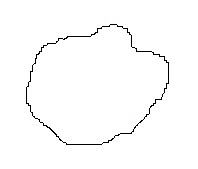
#> input picture images/benignos_contornos/008N1BC2_ROI.jpg, 198 x 169 px; its folder holds only this picture in this run
$ python __main__.py   (older library calls are emulated)
#> lines starting #> are read from the running program, lines starting #| are printed output that depends on the picture; after the words box and inside, x2 and y2 are one past the last pixel; in counts of white or black regions, pixels touching at a corner belong together
### src/img_loader.py
import cv2
import numpy as np
from numpy.linalg import norm


def load_img(name):
    img = cv2.imread(name)
#> img is the input picture: shape (169, 198, 3); min 0, max 255, mean 251.2
    # img = cv2.resize(img, None, fx=0.5, fy=0.5, interpolation=cv2.INTER_CUBIC)
    img_gray = cv2.cvtColor(img, cv2.COLOR_BGR2GRAY)
    return img, img_gray


def create_clear_canvas(img):
    canvas = np.ones(img.shape, np.uint8)
    return canvas


def pre_process(img_gray):
    # dependendo da imagem modificar os valores de thresh e maxval, para as imagens do Ricardo 20, 255
    ret, thresh = cv2.threshold(img_gray, 20, 255,
                                cv2.THRESH_BINARY)
    contours = cv2.findContours(thresh, cv2.RETR_TREE, cv2.CHAIN_APPROX_NONE)
    return contours


def max_area_contour(contours):
    cnt = contours[0]
    max_area = cv2.contourArea(cnt)

    for cont in contours:
        if cv2.contourArea(cont) > max_area:
            cnt = cont
            max_area = cv2.contourArea(cont)
    return cnt


def make_1d_contour(contour):
    # get Moment of contour: https://docs.opencv.org/3.1.0/dd/d49/tutorial_py_contour_features.html
    M = cv2.moments(contour)

    if M['m00'] == 0:  # i think this is wrong
        M['m00'] = 1

    c_x = int(M['m10'] / M['m00'])
    c_y = int(M['m01'] / M['m00'])
    centroid = [c_x, c_y]
    # x, y, w, h = cv2.boundingRect(np.array(contour))
    # centroid = [x, y]
    return np.array([[norm(contour[i] - centroid)] for i in range(len(contour))])

### src/polygon.py
import cv2
import numpy as np
from numpy.linalg import norm
from math import acos


def poly_model(poly, epsilon):
    cnt = cv2.approxPolyDP(poly, epsilon, closed=True)
    return cnt


def reduce_poly(pl, num):
    poly = pl
    numv = poly.shape[0]
    imp = np.zeros(numv)

    for v in range(0, imp.shape[0], 1):
        imp[v] = vertex_importance(v, poly, numv)

    while numv > num:
        i = np.argmin(imp)

        if i < numv:
            if np.array_equal(poly[(i - 1) % poly.shape[0]], poly[(i + 1) % poly.shape[0]]):
                poly = np.delete(poly, i - 1, 0)
                imp = np.delete(imp, i - 1)
                numv = numv - 1

            poly = np.delete(poly, i, 0)
            imp = np.delete(imp, i)
            vp = i % poly.shape[0]

        else:
            vp = 0
        numv = numv - 1

        vm = (i - 1) % numv

        imp[vp] = vertex_importance(vp, poly, numv)
        imp[vm] = vertex_importance(vm, poly, numv)

    return poly


def vertex_importance(v, poly, numv):
    vp = (v + 1) % numv
    vm = (v - 1) % numv

    dir1 = poly[v] - poly[vm]
    dir2 = poly[vp] - poly[v]
    len1 = norm(dir1)
    len2 = norm(dir2)

    len1len2 = len1 * len2
    return abs(acos(np.dot(dir1, dir2) / round(len1len2))) * len1len2

### src/fractal.py
import numpy as np
import scipy
import cv2
import random
from math import sqrt, inf
from numpy.linalg import norm
from matplotlib import pyplot as plt


def fractal_dimension_boxcount(z, threshold=120):
    # Only for 2d image
    assert (len(z.shape) == 2)

    # From https://github.com/rougier/numpy-100 (#87)
    def boxcount(z, k):
        s = np.add.reduceat(
            np.add.reduceat(z, np.arange(0, z.shape[0], k), axis=0),
            np.arange(0, z.shape[1], k), axis=1)

        # We count non-empty (0) and non-full boxes (k*k)
        return len(np.where((s > 0))[0])

    # Transform Z into a binary array
    z = (z > threshold)

    # Minimal dimension of image
    p = min(z.shape)

    # Greatest power of 2 less than or equal to p
    # Extract the exponent
    n = int(np.floor(np.log(p) / np.log(2)))

    # Build successive box sizes (from 2**n down to 2**1)
    sizes = 2 ** np.arange(n, 1, -1)

    # Actual box counting with decreasing size
    counts = []
    for size in sizes:
        counts.append(boxcount(z, size))

    # Fit the successive log(sizes) with log (counts)
    coeffs = np.polyfit(np.log(sizes), np.log(counts), 1)
    # plt.plot(np.log(counts), np.log(sizes))
    # plt.show()
    return -coeffs[0]


def ruler_fractal_dimension(contour):
    # https://stackoverflow.com/questions/37041008/python-boundingrect-with-list-of-points
    contour = np.squeeze(contour)  # removes unwanted empty dimensions from array
    contour = normalize_contour(contour)

    steps = []
    perimeters = []

    step_len = 0.5
    # step_len = 0.050
    for i in range(0, 7):
        perimeter = 0
        step_sizes = 0
        for j in range(0, 50):
            new_perim, actual_step_size = ruler_method(contour, step_len)
            if new_perim == -1:
                break
            perimeter += new_perim
            step_sizes += actual_step_size
        if perimeter <= 0:
            break

        # print('step_len: ', step_sizes / 50, ' perimeter: ', perimeter / 50)
        steps.append(step_sizes / 50)
        perimeters.append(perimeter / 50)
        step_len = step_len / 2
        # step_len += 0.025

    coeffs = np.polyfit(np.log(steps), np.log(perimeters), 1)
    # [5 lines of commented-out code are left out]
    return 1 - coeffs[0]


def ruler_method(contour, step_len):
    contour = shuffle_contour(contour)
    start = contour[0]
    perimeter = 0
    i = 0
    steps = 0
    while i < len(contour):
        distance = norm(start - contour[i])
        if distance > step_len:
            distance2 = norm(start - contour[i - 1])
            if abs(distance - step_len) < abs(distance2 - step_len):  # current point is closest to step_len
                perimeter += distance
                start = contour[i]
                i += 1  # start looking at next point
            else:  # last point was closest to step_len, evaluate current point again
                perimeter += distance2
                # if step_len is smaller than the distance between start and the next point the walk wont proceed
                if np.all(start - contour[i - 1] == 0):
                    print('step_len is too small')
                    return -1, -1
                start = contour[i - 1]
            steps += 1
            continue  # skip the "i += 1" line
        i += 1
    perimeter += norm(start - contour[i - 1])  # adds the unfinished line to perimeter

    return perimeter, perimeter/steps


def shuffle_contour(contour):
    start = random.randrange(0, len(contour))
    begin = contour[0: start - 1]
    end = contour[start - 1: len(contour)]
    contour = np.vstack((end, begin))
    return contour


def normalize_contour(contour):
    new_canvas = np.zeros(contour.shape)  # canvas that stores the float result, because contour's dtype is uint8
    max_x = 0
    max_y = 0
    min_x = inf
    min_y = inf

    for pixel in contour:
        if pixel[0] > max_x:
            max_x = pixel[0]
        if pixel[1] > max_y:
            max_y = pixel[1]
        if pixel[0] < min_x:
            min_x = pixel[0]
        if pixel[1] < min_y:
            min_y = pixel[1]

    x_amplitude = max_x - min_x
    y_amplitude = max_y - min_y
    # print("x_amplitude:", x_amplitude, "y_amplitude:", y_amplitude)
    amplitude = float(max(x_amplitude, y_amplitude))

    for i in range(len(contour)):
        # print("pixel[0]:", contour[i][0], "pixel[1]:", contour[i][1])
        new_x = (contour[i][0] - min_x) / amplitude
        new_y = (contour[i][1] - min_y) / amplitude
        new_canvas[i] = [new_x, new_y]

    return new_canvas


# [54 lines of commented-out code are left out]

### src/segments.py
import cv2
import numpy as np
from math import sqrt
from math import cos


class Segment:
    def __init__(self, segment_id, x_initial, y_initial, x_final, y_final, x_mid_point, y_mid_point, length):
        self.segment_id = segment_id
        self.x_initial = x_initial
        self.y_initial = y_initial
        self.x_final = x_final
        self.y_final = y_final
        self.x_mid_point = x_mid_point
        self.y_mid_point = y_mid_point
        self.length = length


def get_angle(p0, p1, p2):
    """ compute angle (in degrees) for p0p1p2 corner
    Inputs:
        p0,p1,p2 - points in the form of [x,y]
    """

    v0 = np.array(p0) - np.array(p1)
    v1 = np.array(p2) - np.array(p1)

    angle = np.math.atan2(np.linalg.det([v0, v1]), np.dot(v0, v1))
    return angle  # retorna o anglo em radianos


def get_segments(poly):
    # cria uma lista de pontos com o ponto médio de cada segmento
    i = 0
    segments = []
    total_length_mass = 0
    while i < len(poly) - 1:
        segment_id = i
        x_initial = poly[i, 0, 0]
        y_initial = poly[i, 0, 1]
        x_final = poly[(i + 1), 0, 0]
        y_final = poly[(i + 1), 0, 1]
        x_mid_point = int((x_initial + x_final) / 2)
        y_mid_point = int((y_initial + y_final) / 2)
        length = int(sqrt((x_final - x_initial) ** 2 + (y_final - y_initial) ** 2))
        total_length_mass += length
        segments.append(Segment(segment_id, x_initial, y_initial, x_final, y_final, x_mid_point, y_mid_point, length))
        i += 1

    # o primeiro e o último ponto da lista de pontos médios são o mesmo ponto. Necessário para poder percorrer o ciclo
    # inteiro de pontos
    segments.append(segments[0])
    return segments


def get_spicules(segments, img, cont):
    n_spicule = 0
    total_length_concave = 0
    i = 0
    spicules = []
    while i < len(segments) - 1:
        # x e y são as coordenadas do ponto médio do segmento que une dois pontos médios pertencentes aos segmentos do nódulo
        x = int((segments[i].x_mid_point + segments[i + 1].x_mid_point) / 2)
        y = int((segments[i].y_mid_point + segments[i + 1].y_mid_point) / 2)
        if img[y, x] == 255:  # se o ponto médio encontrado for branco, significa que está fora do nódulo
            total_length_concave += (segments[i].length + segments[(i + 1) % len(segments)].length) / 2  # talvez tenha que ser /2 length?
            i += 1
        else:
            spicule = [segments[i], segments[(i + 1) % len(segments)]]
            j = i + 1
            while j < len(segments) - 1:
                x_last = int((segments[j].x_mid_point + segments[j + 1].x_mid_point) / 2)
                y_last = int((segments[j].y_mid_point + segments[j + 1].y_mid_point) / 2)

                if img[y_last, x_last] == 255:
                    break
                j += 1
                if segments[j % len(segments)] not in spicule:
                    spicule.append(segments[j % len(segments)])
            spicules.append(spicule)
            i = j
            n_spicule += 1
    return spicules, total_length_concave


def fractional_concavity(concave_len, perimeter):
    return concave_len/perimeter


def spiculation_index(spicules):
    SI = 0
    total_length_spicules = 0
    # print('n_spicule: ', n_spicule, '\n=======')
    for items in spicules:
        index = 0
        all_angles = []
        while index < len(items) - 1:
            segment1 = items[index]
            segment2 = items[index + 1]
            # print('segment: ', segment1.segment_id, ', length: ', segment1.length)
            # print('segment: ', segment2.segment_id, ', length: ', segment2.length)
            p1 = [segment1.x_initial, segment1.y_initial]
            p2 = [segment1.x_final, segment1.y_final]
            p3 = [segment2.x_final, segment2.y_final]
            all_angles.append(get_angle(p1, p2, p3))
            # [5 lines of commented-out code are left out]
            index += 1
        # necessario percorrer novamente para pegar o tamanho total da espícula e o tamanho total de todas as espiculas
        length_spicule = 0
        i = 0
        for item in items:
            if i == 0 or i == len(items) - 1:
                length_spicule += item.length / 2
            i += 1

        total_length_spicules += length_spicule
        mean_all_angles = sum(all_angles) / len(all_angles)
        mean_used_angles = 0
        count = 0
        for angle in all_angles:
            if angle <= mean_all_angles:
                mean_used_angles += angle
                count += 1

        mean_used_angles = mean_used_angles / count
        SI += (1 + cos(mean_used_angles)) * length_spicule

    return SI / total_length_spicules
    # [14 lines of commented-out code are left out]

### src/fourierDescriptor.py
import numpy as np
import cv2
import math
import importlib


# Essa função calcula os descritores de Fourier. Ela não está sendo utilizada no código, pois estou utilizando a função
# que já está implementada no OpenCV. Não usar essa função do jeito que está, pois ao invés de colocar os descritores nos
# locais corretos do vetor, eu coloquei um append, mas deveria ter colocado um Zk[k] = ..., fora isso, ela está funcionando
# corretamente

# [10 lines left out: function myFourierDescriptor, not called in this run]


# Calcula os descritores de fourier normalizados
def normalizeFourierDescriptors(Zn):
    # N é a quantidade de descritores de Fourier em Zn
    (N, m, o) = Zn.shape

    Z0 = Zn.copy()

    # Não tem o -1 no segundo parâmetro do range, pq a função range é exclusiva
    for k in range(round(-N / 2), round(N / 2)):
        if k == 0:
            Z0[k] = 0
        else:
            Z0[k] = Zn[k] / abs(Zn[1])
    return Z0


def fourierFactor(Z0):
    # N é a quantidade de descritores de Fourier em Zn
    (N, m, o) = Z0.shape
    numerador = 0

    # Tem o +1 no segundo parâmetro do range, pq a função range é exclusiva
    for k in range(round(-N / 2 + 1), round(N / 2) + 1):
        if k != 0:
            numerador += abs(Z0[k]) / abs(k)

    denominador = 0

    # Tem o +1 no segundo parâmetro do range, pq a função range é exclusiva
    for k in range(round(-N / 2 + 1), round(N / 2) + 1):
        denominador += abs(Z0[k])

    # calcula o fator de Fourier
    FF = 1 - (numerador / denominador)

    return FF


# [10 lines left out: function max_area_contour, not called in this run]

# img_loader_mod = importlib.import_module('img_loader')
# name = 'C62_97LCROI.jpg'
# multiplier = 0.001
# img_color, img_gray = img_loader_mod.load_img(name)
# canvas = img_loader_mod.create_clear_canvas(img_gray)
# contours = img_loader_mod.pre_process(img_gray)
# cnt = max_area_contour(contours)
#
# perimeter = int(cv2.arcLength(cnt, True))
# epsilon = multiplier * perimeter
# approx = cv2.approxPolyDP(cnt, epsilon, True)

# Array com os pontos do contorno. Estou utilizando apenas 3 pontos, mas o correto é ler do arquivo.

# N vai conter a quantidade de pontos no vetor
# (N, _, n) = cnt.shape
# # reshape necessário para poder utilizar o openCV
# # contornoReshape = contornoOriginal.reshape(N, 1, 2)
# # calcula os descritores de Fourier utilizando a função do openCV
# Zn = cv2.ximgproc.fourierDescriptor(approx)
# print(Zn)
# # calcula dos descritores de Fourier normalizados
# Z0 = normalizeFourierDescriptors(Zn)
# # calcula o Fator de Fourier
# print(fourierFactor(Z0))


# =========================================#
# pontos (x,y) = (12,11), (10,9), (1,2)
# zn = x(n) + j*y(n) para n = 0, 1,..., N-1
# As duas linhas abaixo é para calcular os descritores de fourier utilizando a função que eu criei
# zn = np.array([12 + 11j, 10 + 9j, 1 + 2j])
# Zk = myFourierDescriptor(zn)

### src/compactness.py
import cv2
import math


def compactness(contour):
	area = int(cv2.contourArea(contour))
	perimeter = cv2.arcLength(contour, True)

	comp_norm = 1 - (4*math.pi*area)/(perimeter**2)
	return comp_norm

### src/__main__.py
import cv2
import numpy as np
import glob
import pandas as pd
from matplotlib import pyplot as plt
from matplotlib.figure import Figure
import os

import img_loader
import polygon
import segments
import fourierDescriptor
import fractal
from compactness import compactness
imgs_benign = 'images/benignos_contornos/*.jpg'
imgs_malignant = 'images/malignos_contornos/*.jpg'

diagnosis = []

paths = [imgs_benign, imgs_malignant]
# eps_multipliers = np.linspace(0.001, 0.02, 20)
eps_multipliers = [0.008]
cont = 0
diag = 0

if __name__ == "__main__":
    for mult in eps_multipliers:
        mult = round(mult, 3)
        opencv_feats = {
            "img": [],
            "diag": [],
            "c": [],
            "si": [],
            "fcc": [],
            "ff": [],
            "fdbc2d": [],
            "fdbc1d": [],
            "fdrm2d": [],
            "fdrm1d": []
        }

        for imgs_path in paths:
            for img_name in sorted(glob.glob(imgs_path)):
                img_color, img_gray = img_loader.load_img(img_name)
                img_gray = cv2.bitwise_not(img_gray)
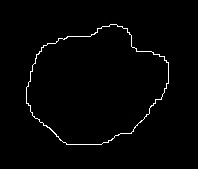
#> img_gray: shape (169, 198); min 0, max 255, mean 3.8
                contours = img_loader.pre_process(img_gray)
#> in pre_process, `contours = cv2.findContours(thresh, cv2.RETR_TREE, cv2.CHAIN_APPROX_NO..`: contours = 2 contours; box (x1, y1, x2, y2) and area: (26, 24, 169, 145) 12222, (26, 24, 169, 145) 12165

                poly = img_loader.max_area_contour(contours[0])
#> in max_area_contour, `cnt = contours[0]`: cnt = contour of 425 points, box (x1, y1, x2, y2) (26, 24, 169, 145), area 12222
#> in max_area_contour, `max_area = cv2.contourArea(cnt)`: max_area = 12222.5
#> the loop in max_area_contour, `for cont in contours:` made 2 passes
#> poly has the same summary as cnt in max_area_contour
                poly = np.squeeze(poly)
#> poly = 425 pairs, first value 26 to 168, second value 24 to 144

                perimeter = cv2.arcLength(poly, True)
#> perimeter = 466.8
                epsilon = round(mult * perimeter)
#> epsilon = 4

                polydp = polygon.poly_model(poly, epsilon)
#> in poly_model, `cnt = cv2.approxPolyDP(poly, epsilon, closed=True)`: cnt = contour of 16 points, box (x1, y1, x2, y2) (26, 24, 169, 145), area 12190
#> polydp has the same summary as cnt in poly_model
                dp_per = cv2.arcLength(polydp, True)
#> dp_per = 419.8

                polypb = polygon.reduce_poly(poly, polydp.shape[0])
#> the loop in reduce_poly, `for v in range(0, imp.shape[0], 1):` made 425 passes
#> (dir2 in vertex_importance, len1 in vertex_importance, len2 in vertex_importance, len1len2 in vertex_importance) on passes 2, 4, 5: ([-1, 1], 1.41, 1.41, 2), ([-1, 0], 1, 1, 1), ([-1, 0], 1, 1, 1)
#> after the loop in reduce_poly, `for v in range(0, imp.shape[0], 1):`: imp = 425 values, max 3.14 at index 51, min 0 at index 0, mean 0.133
#> the loop in reduce_poly, `while numv > num:` made 409 passes
#> i on passes 1 to 8: 0, 0, 1, 1, 1, 1, 1, 2
                polypb = polypb.reshape((polypb.shape[0], 1, polypb.shape[1]))
                pb_per = cv2.arcLength(polypb, True)

                models = [(polydp, dp_per)]
                i = 0
                for model, per in models:
                    img = img_loader.create_clear_canvas(img_gray) * 255
                    cv2.fillPoly(img, [model], (0, 0, 0))

                    comp = compactness(model)
                    segs = segments.get_segments(model)
                    spics, concave_len = segments.get_spicules(segs, img, cont)
                    si = segments.spiculation_index(spics)
                    fcc = segments.fractional_concavity(concave_len, per)

                    Zn = cv2.ximgproc.fourierDescriptor(model)
                    Z0 = fourierDescriptor.normalizeFourierDescriptors(Zn)
                    ff = fourierDescriptor.fourierFactor(Z0)[0][0]

                    canvas = np.zeros(img.shape, np.uint8)
                    cv2.drawContours(canvas, [model], 0, (255, 255, 255), 1)
                    fractal_contour = cv2.findContours(canvas, cv2.RETR_LIST, cv2.CHAIN_APPROX_NONE)
                    fractal_contour = img_loader.max_area_contour(fractal_contour[0])

                    fdbc2d = fractal.fractal_dimension_boxcount(canvas)
                    fdrm2d = fractal.ruler_fractal_dimension(fractal_contour)

                    cnt = np.squeeze(model)
                    one_d = img_loader.make_1d_contour(cnt)

                    # make 1d image and save it on a temporary png
                    fig = plt.figure(frameon=False)
                    ax = fig.add_axes([0, 0, 1, 1])
                    ax.plot(one_d)
                    # fig.savefig('temp')

                    fig.canvas.draw()
                    one_d_img = np.array(fig.canvas.renderer._renderer)
                    plt.close(fig)

                    one_d_img = cv2.cvtColor(one_d_img, cv2.COLOR_BGR2GRAY)
                    one_d_img = cv2.bitwise_not(one_d_img)  # invert colors on the temp png

                    ret, thresh = cv2.threshold(one_d_img, 20, 255, cv2.THRESH_BINARY)

                    img_lines = thresh.shape[0]
                    img_cols = thresh.shape[1]
                    thresh = thresh[2:img_lines, 2:img_cols-1]

                    fdbc1d = fractal.fractal_dimension_boxcount(thresh)
                    contours = cv2.findContours(thresh, cv2.RETR_EXTERNAL, cv2.CHAIN_APPROX_NONE)

                    cnt = img_loader.max_area_contour(contours[0])

                    fdrm1d = fractal.ruler_fractal_dimension(cnt)
                    img_name = os.path.basename(os.path.splitext(img_name)[0])

                    opencv_feats["img"].append(img_name)
                    opencv_feats["diag"].append(diag % 2)
                    opencv_feats["c"].append(comp)
                    opencv_feats["si"].append(si)
                    opencv_feats["fcc"].append(fcc)
                    opencv_feats["ff"].append(ff)
                    opencv_feats["fdbc2d"].append(fdbc2d)
                    opencv_feats["fdbc1d"].append(fdbc1d)
                    opencv_feats["fdrm2d"].append(fdrm2d)
                    opencv_feats["fdrm1d"].append(fdrm1d)
                    i += 1
#> this loop made 1 pass
#> per on pass 1: 419.8
#> pass 1, in fractal_dimension_boxcount, `z = (z > threshold)`:
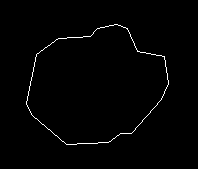
#> z: shape (169, 198) bool; 1.1% white in thin lines or dots, all inside (x1, y1, x2, y2) = (26, 24, 169, 145)
#> pass 1, in boxcount (call 6), `s = np.add.reduceat( np.add.reduceat(z, np.arange(0, z.shape[0], k), a..`:
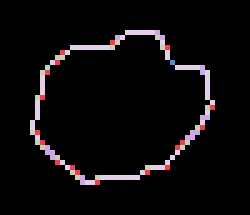
#> s: shape (43, 50) int64 (shown 5 times larger); 7 distinct labels, from 0 to 6; one colour per label, 0 black
#> pass 1, `plt.close(fig)`:
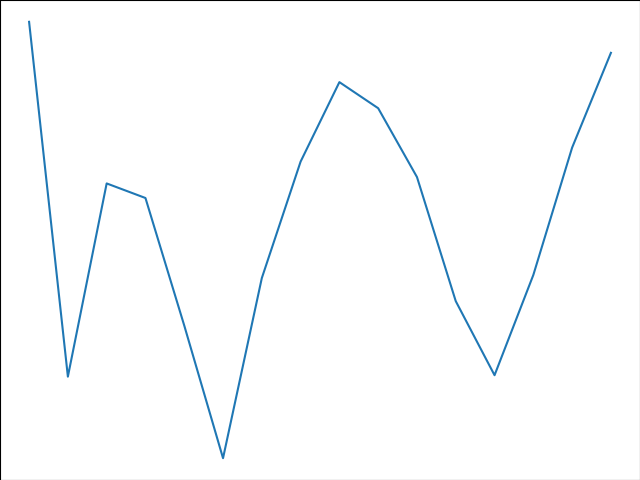
#> figure drawn by matplotlib, 1 panel; curve peaks at x = 0, y = 74.85
#> after the loop:
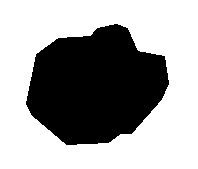
#> img: shape (169, 198); 63% white; 1 black region, box (x1, y1, x2, y2) and area: (26, 24, 169, 145) 12384
#> after the loop:
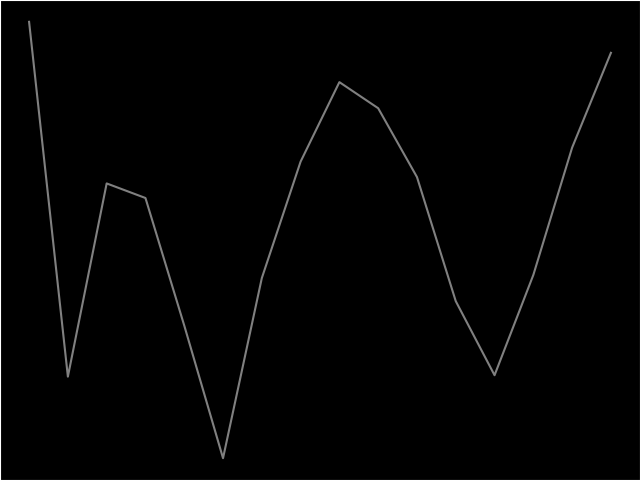
#> one_d_img: shape (480, 640); min 0, max 255, mean 2.7
#> after the loop:
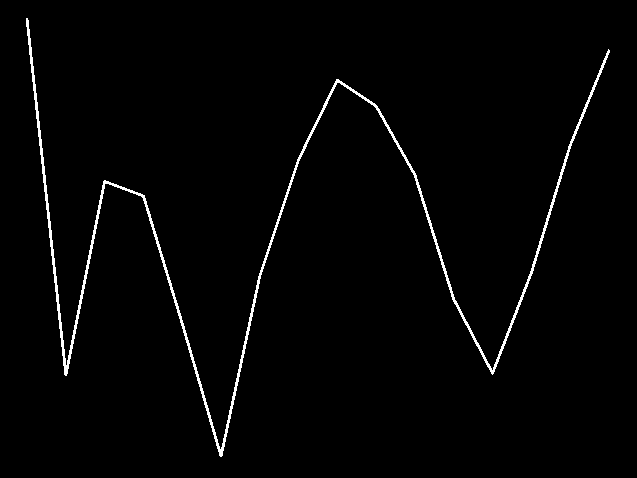
#> thresh: shape (478, 637); 1.7% white in thin lines or dots, all inside (x1, y1, x2, y2) = (26, 18, 610, 457)
                print(img_name)
#| 008N1BC2_ROI
                cont += 1
            diag += 1
        pd.DataFrame.from_dict(opencv_feats, orient="columns").to_csv(str(mult)+"_opencv.csv")
        # pd.DataFrame.from_dict(pb_feats, orient="columns").to_csv(str(mult)+"_pb.csv")
